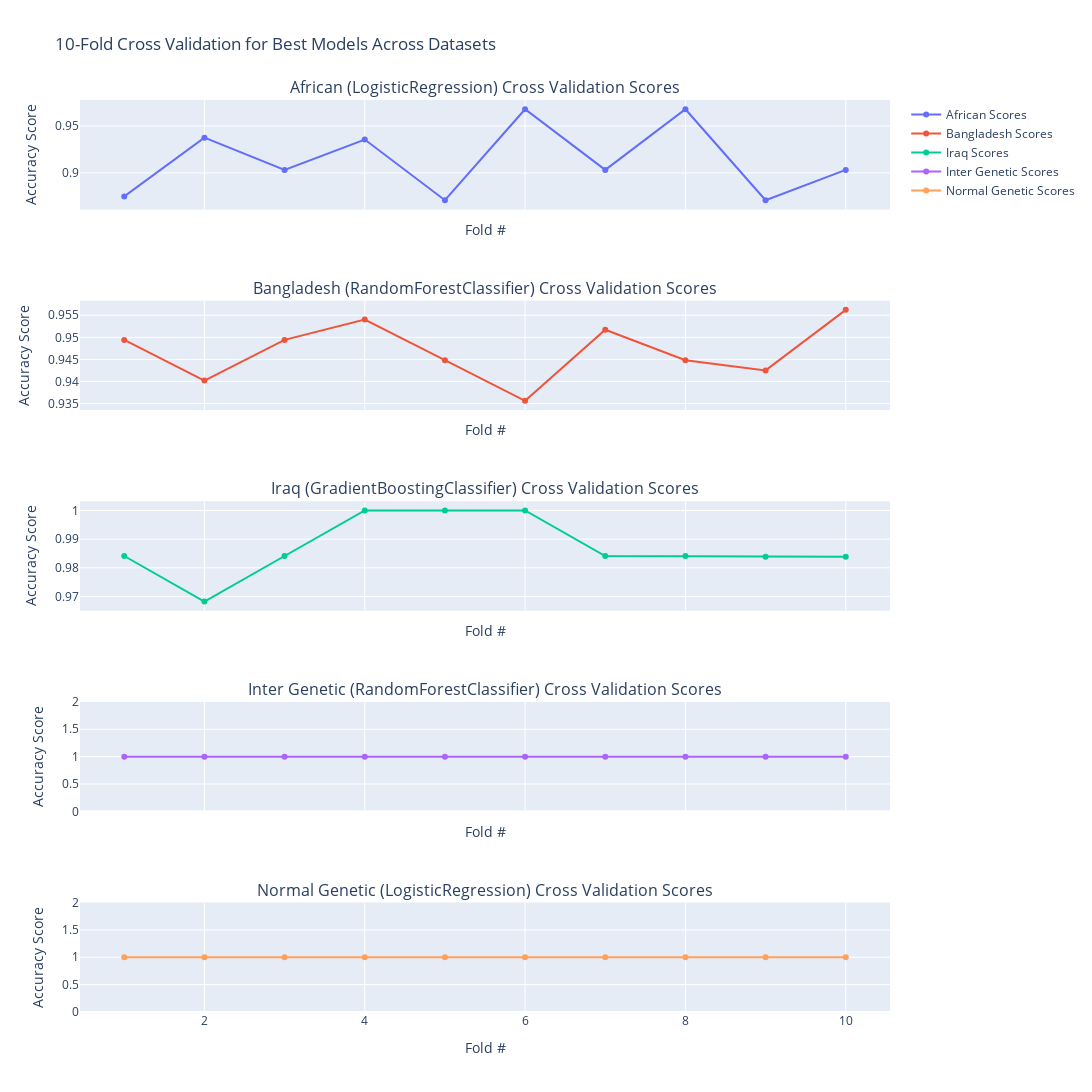

The notebook cell saved with this chart:
### Markdown cell above
Subplots of Cross Validation for the best model

### Code cell
import plotly.graph_objects as go
from plotly.subplots import make_subplots
from sklearn.model_selection import cross_val_score
from sklearn.linear_model import LogisticRegression
from sklearn.ensemble import RandomForestClassifier, GradientBoostingClassifier

# Define the best models for each dataset
best_models_mapping = {
    "African": LogisticRegression(),
    "Bangladesh": RandomForestClassifier(),
    "Iraq": GradientBoostingClassifier(),
    "Inter Genetic": RandomForestClassifier(),
    "Normal Genetic": LogisticRegression(),
}

# Define datasets (replace with actual variable names)
datasets = {
    "African": (X_train_african_scaled, y_train_african),  # Update with correct dataset variable names
    "Bangladesh": (X_train_bangladesh_scaled, y_train_bangladesh),
    "Iraq": (X_train_iraq_scaled, y_train_iraq),
    "Inter Genetic": (X_train_inter_genetic_scaled, y_train_inter_genetic),
    "Normal Genetic": (X_train_normal_genetic_scaled, y_train_normal_genetic),
}

cv_folds = 10  # Number of cross-validation folds
cv_scores = {}

# Perform cross-validation for each dataset's best model
for dataset_name, (X, y) in datasets.items():
    model = best_models_mapping[dataset_name]
    scores = cross_val_score(model, X, y, cv=cv_folds)
    cv_scores[dataset_name] = scores

# Create subplots for each dataset's best model
fig = make_subplots(
    rows=len(datasets), cols=1, shared_xaxes=True,
    subplot_titles=[f"{dataset} ({best_models_mapping[dataset].__class__.__name__}) Cross Validation Scores" 
                    for dataset in datasets.keys()]
)

# Add traces for each dataset's best model
for i, (dataset_name, scores) in enumerate(cv_scores.items(), start=1):
    fig.add_trace(
        go.Scatter(x=list(range(1, len(scores) + 1)), y=scores, name=f"{dataset_name} Scores"),
        row=i, col=1
    )

# Update layout
fig.update_layout(
    height=1500, width=1200,
    title_text="10-Fold Cross Validation for Best Models Across Datasets",
    showlegend=True
)
fig.update_yaxes(title_text="Accuracy Score")
fig.update_xaxes(title_text="Fold #")

# Show the figure
fig.show()

### Figure 1 — Plotly figure (JSON) as saved in the notebook; plotly's stock layout.template omitted (floating-point values rounded to 4 significant figures)
{"data": [{"name": "African Scores", "type": "scatter", "x": [1, 2, 3, 4, 5, 6, 7, 8, 9, 10], "xaxis": "x", "y": [0.875, 0.9375, 0.9032, 0.9355, 0.871, 0.9677, 0.9032, 0.9677, 0.871, 0.9032], "yaxis": "y"}, {"name": "Bangladesh Scores", "type": "scatter", "x": [1, 2, 3, 4, 5, 6, 7, 8, 9, 10], "xaxis": "x2", "y": [0.9494, 0.9402, 0.9494, 0.954, 0.9448, 0.9356, 0.9517, 0.9448, 0.9425, 0.9562], "yaxis": "y2"}, {"name": "Iraq Scores", "type": "scatter", "x": [1, 2, 3, 4, 5, 6, 7, 8, 9, 10], "xaxis": "x3", "y": [0.9841, 0.9683, 0.9841, 1, 1, 1, 0.9841, 0.9841, 0.9839, 0.9839], "yaxis": "y3"}, {"name": "Inter Genetic Scores", "type": "scatter", "x": [1, 2, 3, 4, 5, 6, 7, 8, 9, 10], "xaxis": "x4", "y": [1, 1, 1, 1, 1, 1, 1, 1, 1, 1], "yaxis": "y4"}, {"name": "Normal Genetic Scores", "type": "scatter", "x": [1, 2, 3, 4, 5, 6, 7, 8, 9, 10], "xaxis": "x5", "y": [1, 1, 1, 1, 1, 1, 1, 1, 1, 1], "yaxis": "y5"}], "layout": {"annotations": [{"font": {"size": 16}, "showarrow": false, "text": "African (LogisticRegression) Cross Validation Scores", "x": 0.5, "xanchor": "center", "xref": "paper", "y": 1, "yanchor": "bottom", "yref": "paper"}, {"font": {"size": 16}, "showarrow": false, "text": "Bangladesh (RandomForestClassifier) Cross Validation Scores", "x": 0.5, "xanchor": "center", "xref": "paper", "y": 0.78, "yanchor": "bottom", "yref": "paper"}, {"font": {"size": 16}, "showarrow": false, "text": "Iraq (GradientBoostingClassifier) Cross Validation Scores", "x": 0.5, "xanchor": "center", "xref": "paper", "y": 0.56, "yanchor": "bottom", "yref": "paper"}, {"font": {"size": 16}, "showarrow": false, "text": "Inter Genetic (RandomForestClassifier) Cross Validation Scores", "x": 0.5, "xanchor": "center", "xref": "paper", "y": 0.34, "yanchor": "bottom", "yref": "paper"}, {"font": {"size": 16}, "showarrow": false, "text": "Normal Genetic (LogisticRegression) Cross Validation Scores", "x": 0.5, "xanchor": "center", "xref": "paper", "y": 0.12, "yanchor": "bottom", "yref": "paper"}], "height": 1500, "showlegend": true, "title": {"text": "10-Fold Cross Validation for Best Models Across Datasets"}, "width": 1200, "xaxis": {"anchor": "y", "domain": [0, 1], "matches": "x5", "showticklabels": false, "title": {"text": "Fold #"}}, "xaxis2": {"anchor": "y2", "domain": [0, 1], "matches": "x5", "showticklabels": false, "title": {"text": "Fold #"}}, "xaxis3": {"anchor": "y3", "domain": [0, 1], "matches": "x5", "showticklabels": false, "title": {"text": "Fold #"}}, "xaxis4": {"anchor": "y4", "domain": [0, 1], "matches": "x5", "showticklabels": false, "title": {"text": "Fold #"}}, "xaxis5": {"anchor": "y5", "domain": [0, 1], "title": {"text": "Fold #"}}, "yaxis": {"anchor": "x", "domain": [0.88, 1], "title": {"text": "Accuracy Score"}}, "yaxis2": {"anchor": "x2", "domain": [0.66, 0.78], "title": {"text": "Accuracy Score"}}, "yaxis3": {"anchor": "x3", "domain": [0.44, 0.56], "title": {"text": "Accuracy Score"}}, "yaxis4": {"anchor": "x4", "domain": [0.22, 0.34], "title": {"text": "Accuracy Score"}}, "yaxis5": {"anchor": "x5", "domain": [0, 0.12], "title": {"text": "Accuracy Score"}}}}
